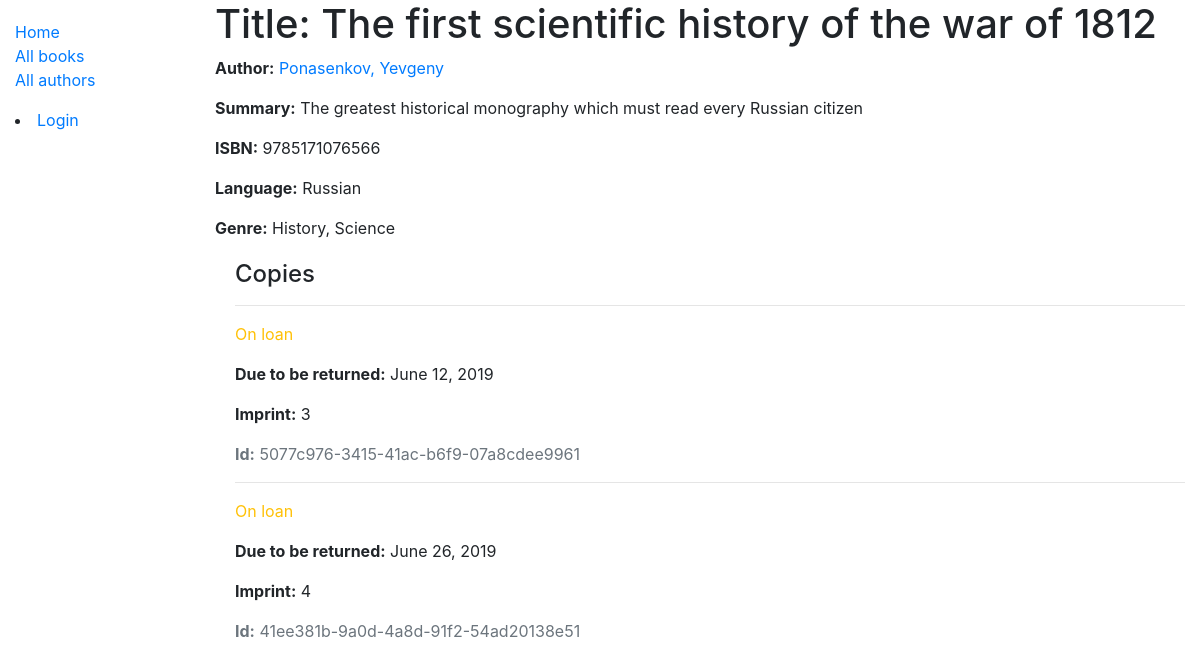
The app's page /catalog/book/5, older data.
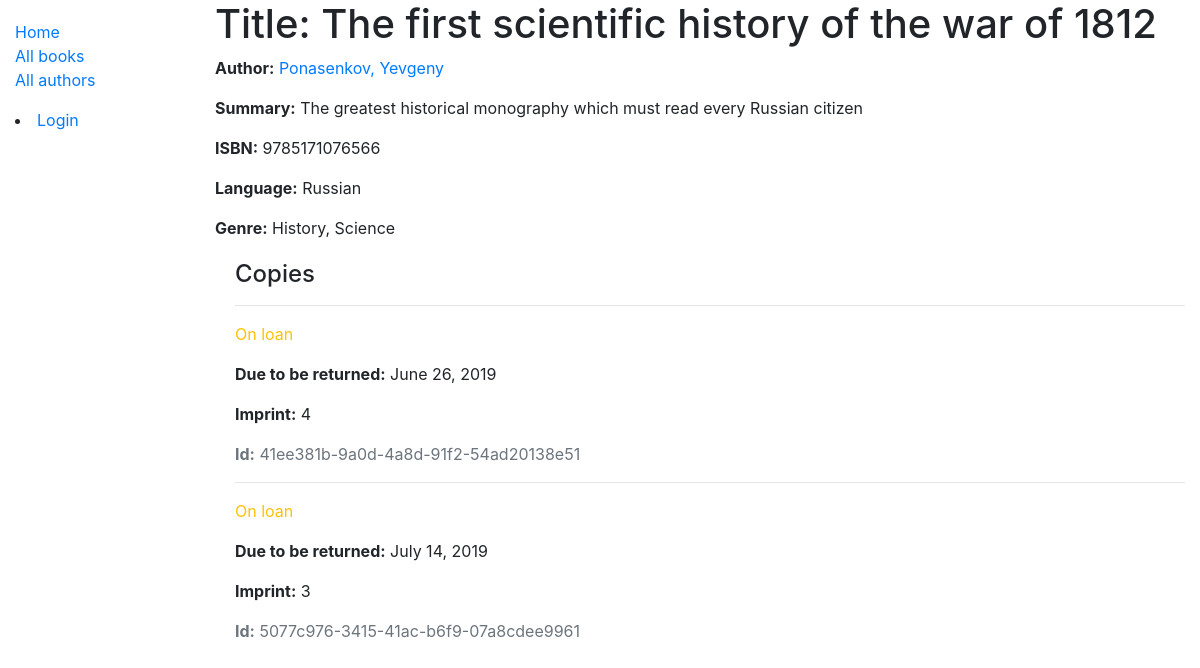
The same page, newer data.
### catalog/models.py (models this page shows, shortened)
class Genre(models.Model):
    name = models.CharField(max_length=200, help_text='Enter a book genre (e.g. Science Fiction)')
    def __str__(self):
        return self.name

class BookInstance(models.Model):
    id = models.UUIDField(
        primary_key=True,
        default=uuid.uuid4,
        help_text='Unique ID for this particular book across whole library'
    )
    book = models.ForeignKey('Book', on_delete=models.SET_NULL, null=True)
    imprint = models.CharField(max_length=200)
    due_back = models.DateField(null=True, blank=True)
    LOAN_STATUS = (
        ('m', 'Maintenance'),
        ('o', 'On loan'),
        ('a', 'Available'),
        ('r', 'Reserved'),
    )
    status = models.CharField(
        max_length=1,
        choices=LOAN_STATUS,
        blank=True,
        default='m',
        help_text='Book availability',
    )
    borrower = models.ForeignKey(User, on_delete=models.SET_NULL, null=True, blank=True)
    class Meta:
        ordering = ['due_back']
        permissions = (("can_mark_returned", "Set book as returned"),)

### catalog/views.py (the view)
# urls.py: path('book/<int:pk>', views.BookDetailView.as_view(), name='book-detail'),
class BookDetailView(generic.DetailView):
    model = Book

### catalog/models.py (called while the page is built)
    def __str__(self):
        return self.name

    def __str__(self):
        return f'{self.last_name}, {self.first_name}'

### catalog/templates/catalog/book_detail.html
{% extends "base_generic.html" %}
{% block content %}
  <h1>Title: {{ book.title }}</h1>
  <p><strong>Author:</strong> <a href="{% url 'author-detail' book.author.pk %}">{{ book.author }}</a></p>
  <p><strong>Summary:</strong> {{ book.summary }}</p>
  <p><strong>ISBN:</strong> {{ book.isbn }}</p>
  <p><strong>Language:</strong> {{ book.language }}</p>
  <p><strong>Genre:</strong> {% for genre in book.genre.all %}
      {{ genre }}{% if not forloop.last %}, {% endif %}{% endfor %}</p>
  <div style="margin-left:20px;margin-top:20px">
    <h4>Copies</h4>
    {% for copy in book.bookinstance_set.all %}
      <hr>
      <p class="{% if copy.status == 'a' %}text-success
                {% elif copy.status == 'm' %}text-danger
                {% else %}text-warning{% endif %}">{{ copy.get_status_display }}</p>
      {% if copy.status != 'a' %}
        <p><strong>Due to be returned:</strong> {{copy.due_back}}</p>
      {% endif %}
      <p><strong>Imprint:</strong> {{copy.imprint}}</p>
      <p class="text-muted"><strong>Id:</strong> {{copy.id}}</p>
    {% endfor %}
  </div>
{% endblock %}

Row changes from the older to the newer data that the page shows:
changed BookInstance "June 26, 2019": moves up the list
changed BookInstance "5077c976-3415-41ac-b6f9-07a8cdee9961": due_back "June 12, 2019" → "July 14, 2019"
